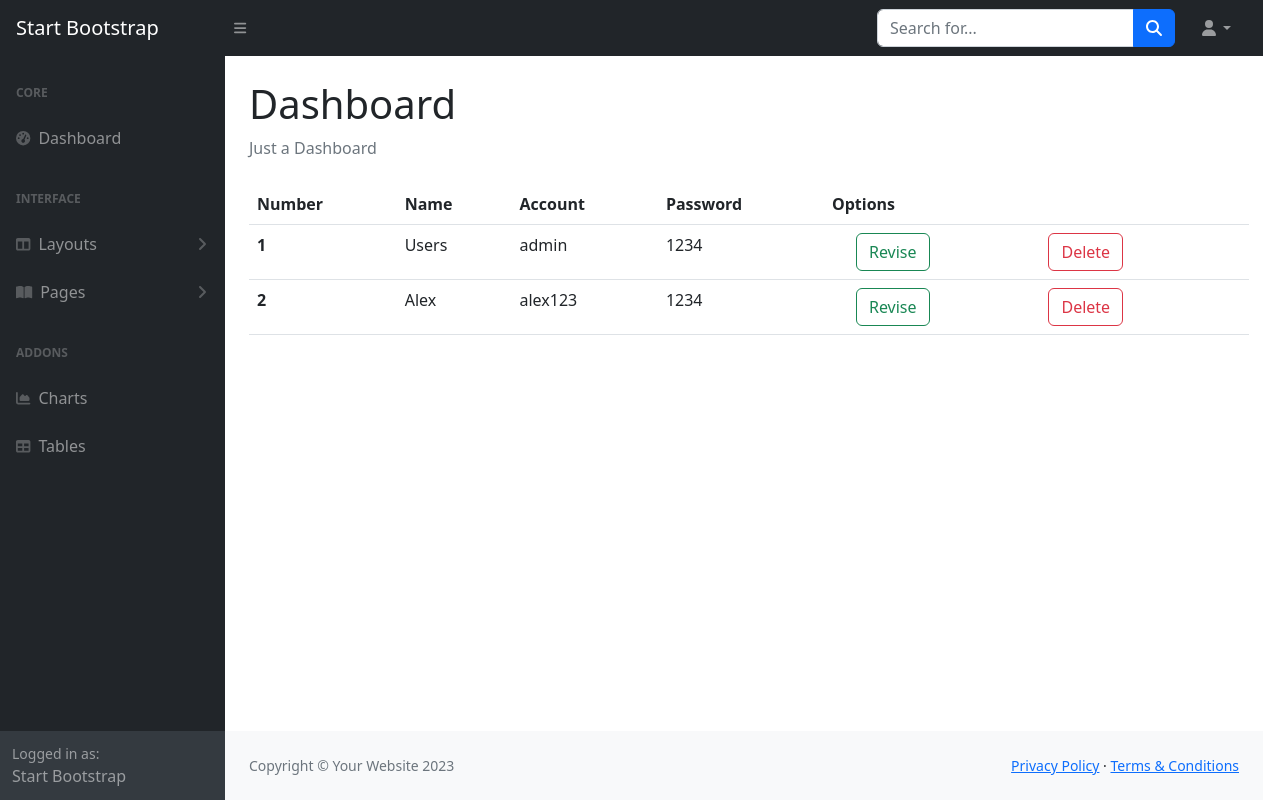
/users, run on an earlier commit of the app's database.
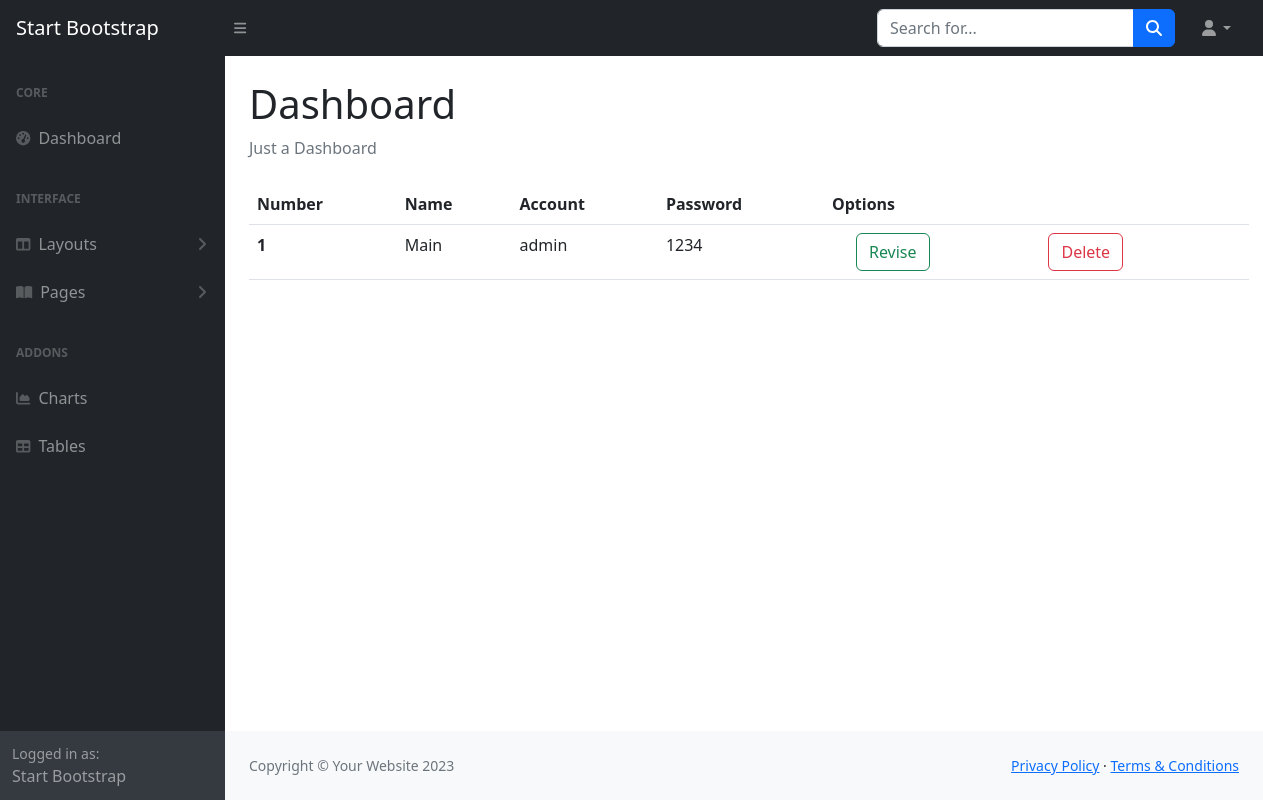
And on a later commit of the database.
### tables this page shows
CREATE TABLE Users (id INTEGER PRIMARY KEY AUTOINCREMENT, name nvarchar (20), account nvarchar (40), password nvarchar (40));

### app.py (the view)
@app.route("/users")
def users():
    with get_db() as cur:
        cur.row_factory = sql.Row
        cur = cur.cursor()
        cur.execute('select * from Users')
        data = cur.fetchall()
        cur.close()
    return render_template("users.html",data = data)

### app.py (called while the page is built)
def get_db():
    db = getattr(g, '_database', None)
    if db is None:
        db = g._database = sql.connect(DATABASE)
    return db

@app.teardown_appcontext
def close_connection(exception):
    db = getattr(g, '_database', None)
    if db is not None:
        db.close()

### templates/users.html (shortened to what this page needs)
{% extends 'layout/back.html' %}
{% block main%}
<table class="table", style="width: 1000px;">
    <thead>
      <tr>
        <th scope="col">Number</th>
        <th scope="col">Name</th>
        <th scope="col">Account</th>
        <th scope="col">Password</th>
        <th scope="col">Options</th>
      </tr>
    </thead>
    <tbody>
      {% for i in range(data|length) %}
      <tr>
        <th scope="row">{{ i+1 }}</th>
        <td>{{ data[i].name }}</td>
        <td>{{ data[i].account }}</td>
        <td>{{ data[i].password }}</td>
        <td>
          <div class="row">
            <div class="col">
              <button type="button" class="btn btn-outline-success mx-4">Revise</button>
            </div>
            <div class="col">
              <form action="/deleteuser/{{ data[i].id }}" method="post">
              <button class="btn btn-outline-danger" onclick="if(confirm('您確定要刪除嗎？')) return true;else return false">Delete</button>
            </form>
            </div>
          </div>
        </td>
      </tr>
      {% endfor %}
    </tbody>
  </table>
{% endblock main%}

### templates/layout/back.html (shortened to what this page needs)
<!DOCTYPE html>
<html lang="en">
    <head>
        <link href="https://cdn.jsdelivr.net/npm/bootstrap@5.3.0-alpha1/dist/css/bootstrap.min.css" rel="stylesheet"
>
        <link href="static/css/styles.css" rel="stylesheet" />
    </head>
    <body class="sb-nav-fixed">
        <nav class="sb-topnav navbar navbar-expand navbar-dark bg-dark">
            <a class="navbar-brand ps-3" href="index.html">Start Bootstrap</a>
            <button class="btn btn-link btn-sm order-1 order-lg-0 me-4 me-lg-0" id="sidebarToggle" href="#!"><i class="fas fa-bars"></i></button>
            <form class="d-none d-md-inline-block form-inline ms-auto me-0 me-md-3 my-2 my-md-0">
                <div class="input-group">
                    <input class="form-control" type="text" placeholder="Search for..." aria-label="Search for..." aria-describedby="btnNavbarSearch" />
                    <button class="btn btn-primary" id="btnNavbarSearch" type="button"><i class="fas fa-search"></i></button>
                </div>
            </form>
            <ul class="navbar-nav ms-auto ms-md-0 me-3 me-lg-4">
                <li class="nav-item dropdown">
                    <a class="nav-link dropdown-toggle" id="navbarDropdown" href="#" role="button" data-bs-toggle="dropdown" aria-expanded="false"><i class="fas fa-user fa-fw"></i></a>
                </li>
            </ul>
        </nav>
        <div id="layoutSidenav">
            <div id="layoutSidenav_nav">
                <nav class="sb-sidenav accordion sb-sidenav-dark" id="sidenavAccordion">
                    <div class="sb-sidenav-menu">
                        <div class="nav">
                            <div class="sb-sidenav-menu-heading">Core</div>
                            <a class="nav-link" href="index.html">
                                <div class="sb-nav-link-icon"><i class="fas fa-tachometer-alt"></i></div>
                                Dashboard
                            </a>
                            <div class="sb-sidenav-menu-heading">Interface</div>
                            <a class="nav-link collapsed" href="#" data-bs-toggle="collapse" data-bs-target="#collapseLayouts" aria-expanded="false" aria-controls="collapseLayouts">
                                <div class="sb-nav-link-icon"><i class="fas fa-columns"></i></div>
                                Layouts
                                <div class="sb-sidenav-collapse-arrow"><i class="fas fa-angle-down"></i></div>
                            </a>
                            <a class="nav-link collapsed" href="#" data-bs-toggle="collapse" data-bs-target="#collapsePages" aria-expanded="false" aria-controls="collapsePages">
                                <div class="sb-nav-link-icon"><i class="fas fa-book-open"></i></div>
                                Pages
                                <div class="sb-sidenav-collapse-arrow"><i class="fas fa-angle-down"></i></div>
                            </a>
                            <div class="sb-sidenav-menu-heading">Addons</div>
                            <a class="nav-link" href="charts.html">
                                <div class="sb-nav-link-icon"><i class="fas fa-chart-area"></i></div>
                                Charts
                            </a>
                            <a class="nav-link" href="tables.html">
                                <div class="sb-nav-link-icon"><i class="fas fa-table"></i></div>
                                Tables
                            </a>
                        </div>
                    </div>
                    <div class="sb-sidenav-footer">
                        <div class="small">Logged in as:</div>
                        Start Bootstrap
                    </div>
                </nav>
            </div>
            <div id="layoutSidenav_content">
                <main>
                    <div class="container-fluid px-4">
                        <h1 class="mt-4">Dashboard</h1>
                        <ol class="breadcrumb mb-4">
                            <li class="breadcrumb-item active">Just a Dashboard</li>
                        </ol>
                        {% block main %}
                        {% endblock main %}
                </main>
                <footer class="py-4 bg-light mt-auto">
                    <div class="container-fluid px-4">
                        <div class="d-flex align-items-center justify-content-between small">
                            <div class="text-muted">Copyright &copy; Your Website 2023</div>
                            <div>
                                <a href="#">Privacy Policy</a>
                                &middot;
                                <a href="#">Terms &amp; Conditions</a>
                            </div>
                        </div>
                    </div>
                </footer>
            </div>
        </div>
    </body>
</html>

What changed in the data, as far as the page shows it:
removed Users: name "Users", account "admin", password "1234"
removed Users: name "Alex", account "alex123", password "1234"
added Users: name "Main", account "admin", password "1234"
Also different on the page:
new list line: "1 Revise Delete"
list line gone: "1 Revise Delete"
list line gone: "2 Revise Delete"
